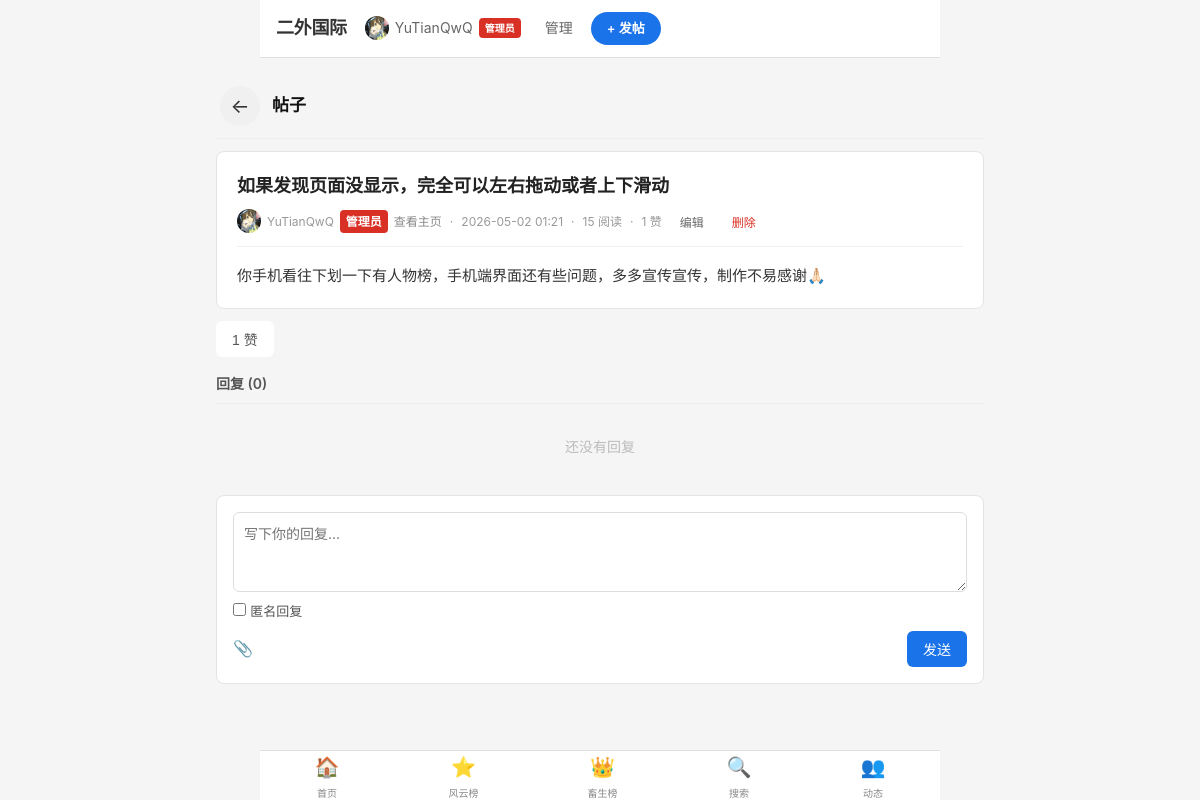
/topic/2 (signed in), run on the app's committed database.
### tables this page shows
CREATE TABLE users (
            id INTEGER PRIMARY KEY AUTOINCREMENT,
            username TEXT UNIQUE NOT NULL,
            nickname TEXT NOT NULL,
            password_hash TEXT NOT NULL,
            avatar TEXT DEFAULT '',
            bio TEXT DEFAULT '',
            is_admin INTEGER DEFAULT 0,
            created_at TEXT DEFAULT (datetime('now'))
        , level INTEGER DEFAULT 0, exp INTEGER DEFAULT 0, is_banned INTEGER DEFAULT 0);

CREATE TABLE topics (
            id INTEGER PRIMARY KEY AUTOINCREMENT,
            title TEXT NOT NULL,
            content TEXT NOT NULL,
            board_id INTEGER NOT NULL,
            user_id INTEGER NOT NULL,
            is_anonymous INTEGER DEFAULT 0,
            view_count INTEGER DEFAULT 0,
            like_count INTEGER DEFAULT 0,
            reply_count INTEGER DEFAULT 0,
            is_pinned INTEGER DEFAULT 0,
            created_at TEXT DEFAULT (datetime('now')),
            updated_at TEXT DEFAULT (datetime('now'))
        );

### app.py (the view)
@app.route('/topic/<int:tid>')
def topic_page(tid):
    user = get_current_user()
    conn = get_db()
    cur = conn.cursor()
    cur.execute("UPDATE topics SET view_count = view_count + 1 WHERE id = ?", (tid,))
    conn.commit()
    topic = cur.execute("""
        SELECT t.*, b.name as board_name, b.color as board_color, b.icon as board_icon,
               b.slug as board_slug, u.nickname as author_nickname, u.avatar as author_avatar, u.is_admin as author_is_admin, u.level as author_level
        FROM topics t
        LEFT JOIN boards b ON t.board_id = b.id
        LEFT JOIN users u ON t.user_id = u.id
        WHERE t.id = ?
    """, (tid,)).fetchone()
    if not topic:
        conn.close()
        return "主题不存在", 404
    replies = cur.execute("""
        SELECT r.*, u.nickname as author_nickname, u.avatar as author_avatar, u.is_admin as author_is_admin, u.level as author_level
        FROM replies r
        LEFT JOIN users u ON r.user_id = u.id
        WHERE r.topic_id = ?
        ORDER BY r.created_at DESC
    """, (tid,)).fetchall()
    liked_topics = []
    liked_replies = []
    if user:
        liked_topics = [r['topic_id'] for r in conn.execute(
            "SELECT topic_id FROM likes WHERE user_id = ? AND topic_id IS NOT NULL", (user['id'],)
        ).fetchall()]
        liked_replies = [r['reply_id'] for r in conn.execute(
            "SELECT reply_id FROM likes WHERE user_id = ? AND reply_id IS NOT NULL", (user['id'],)
        ).fetchall()]
    conn.close()
    return render_template('topic.html', topic=dict(topic), replies=list(replies),
                           user=user, liked_topics=liked_topics, liked_replies=liked_replies)

### app.py (called while the page is built)
def get_db():
    conn = sqlite3.connect(DB_PATH, timeout=30)
    conn.execute("PRAGMA busy_timeout = 30000")
    conn.execute("PRAGMA journal_mode = WAL")
    conn.row_factory = sqlite3.Row
    return conn

def get_current_user():
    user_id = session.get('user_id')
    if not user_id:
        return None
    conn = get_db()
    user = conn.execute("SELECT id, username, nickname, avatar, bio, is_admin, level, exp, created_at FROM users WHERE id = ?", (user_id,)).fetchone()
    conn.close()
    return dict(user) if user else None

@app.context_processor
def inject_user():
    from flask import session, g
    user = get_current_user()
    return dict(user=user)

### templates/topic.html (shortened to what this page needs)
{% extends "base.html" %}
{% block content %}
<div class="nav-bar">
  <a href="/" class="back-btn">←</a>
  <span class="nav-title">帖子</span>
</div>
<div class="topic-detail">
  <h2 id="topicTitle">{{ topic.title }}</h2>
  <div class="topic-meta-bar" style="display:flex;align-items:center;gap:8px;flex-wrap:wrap">
    <span style="display:flex;align-items:center;gap:6px">{% if not topic.is_anonymous %}{{ user_avatar(topic.author_avatar, topic.author_nickname) }}{% endif %}{{ "匿名" if topic.is_anonymous else topic.author_nickname }}{% if not topic.is_anonymous %}{{ level_badge(topic.author_level or 0, 'sm', topic.author_is_admin) }} <a href="/user/{{ topic.user_id }}" style="color:#888;font-size:12px;text-decoration:none">查看主页</a>{% endif %}</span>
    <span>·</span>
    <span>{{ (topic.created_at or '')[:16] }}</span>
    <span>·</span>
    <span>{{ topic.view_count }} 阅读</span>
    <span>·</span>
    <span>{{ topic.like_count }} 赞</span>
    {% if user and (user.id == topic.user_id or user.is_admin) %}
    <button class="btn btn-ghost" style="padding:4px 10px;font-size:12px" onclick="editTopic()">编辑</button>
    <button class="btn btn-ghost" style="padding:4px 10px;font-size:12px;color:#d93025" onclick="deleteTopic()">删除</button>
    {% endif %}
  </div>
  <div class="topic-body" id="topicBody">{{ topic.content }}</div>
</div>
<div style="display:flex;gap:8px;margin-bottom:16px">
  <button id="likeBtn" class="btn like-btn" onclick="likeTopic()">{{ topic.like_count }} 赞</button>
</div>
<div class="replies-section">
  <div class="replies-title">回复 ({{ replies|length }})</div>
{% for r in replies %}
  <div class="reply-item" id="reply-{{ r.id }}">
    <div style="display:flex;align-items:center;justify-content:space-between">
      <div style="display:flex;align-items:center;gap:8px">{% if not r.is_anonymous %}{{ user_avatar(r.author_avatar, r.author_nickname) }}<a href="/user/{{ r.user_id }}" style="color:inherit;text-decoration:none">{{ r.author_nickname or "匿名" }}</a>{{ level_badge(r.author_level or 0, 'xs', r.author_is_admin) }}{% else %}<div style="width:36px;height:36px;border-radius:50%;background:#888;color:#fff;display:flex;align-items:center;justify-content:center;font-size:14px;font-weight:700">匿</div><span style="color:#888">匿名</span>{% endif %}</div>
      <div style="display:flex;align-items:center;gap:8px">
        {% if user and (user.id == r.user_id or user.is_admin) %}
        <button class="btn btn-ghost" style="padding:3px 8px;font-size:11px;color:#d93025" onclick="deleteReply({{ r.id }})">删除</button>
        {% endif %}
        <span class="reply-time">{{ (r.created_at or '')[:16] }}</span>
      </div>
    </div>
    <div class="reply-content" id="reply-content-{{ r.id }}">{{ r.content }}</div>
    {% if r.media_url %}
    <div class="reply-media">
      {% if r.media_type == 'video' %}
      <video src="{{ r.media_url }}" controls style="max-width:160px;max-height:100px;border-radius:6px"></video>
      {% else %}
      <img src="{{ r.media_url }}">
      {% endif %}
    </div>
    {% endif %}
  </div>
{% else %}
  <div class="empty-state" style="padding:20px">还没有回复</div>
{% endfor %}
</div>
{% if user %}
<div class="reply-form">
  <textarea id="replyContent" placeholder="写下你的回复..."></textarea>
  <div style="margin-bottom:8px">
    <input type="checkbox" id="replyAnon" style="accent-color:#1a73e8" onchange="document.getElementById('replyAnonValue').value = this.checked ? '1' : '0'">
    <label for="replyAnon" style="display:inline;font-size:13px;color:#555">匿名回复</label>
  </div>
  <div class="reply-form-actions">
      <label style="font-size:16px;cursor:pointer">
      📎
    </label>
    <button class="btn" id="replySubmitBtn" onclick="postReply()" style="margin-left:auto">发送</button>
  </div>
</div>
{% else %}
<div style="text-align:center;padding:16px;background:#fff;border:1px solid #e4e4e4;border-radius:8px;margin-top:16px">
  <a href="/login">登录</a> 后可回复
</div>
{% endif %}
{% endblock %}

### templates/base.html (shortened to what this page needs)
<!DOCTYPE html>
<html lang="zh">
<head>
<link rel="stylesheet" href="{{ url_for('static', filename='style.css') }}">
{% macro user_avatar(avatar, nickname) %}
{% if avatar %}
<img src="{{ avatar }}" style="width:24px;height:24px;border-radius:50%;object-fit:cover" alt="{{ nickname }}">
{% else %}
<span style="width:24px;height:24px;border-radius:50%;background:#4a90d9;color:#fff;display:inline-flex;align-items:center;justify-content:center;font-size:11px;font-weight:600">{{ nickname[:1] }}</span>
{% endif %}
{% endmacro %}
{% macro level_badge(level, size='xs', is_admin=False) %}
{% if is_admin %}
<span style="display:inline-flex;align-items:center;padding:2px 6px;background:#d93025;color:#fff;font-size:{% if size=='xs' %}10px{% elif size=='sm' %}12px{% else %}14px{% endif %};border-radius:4px;font-weight:600">管理员</span>
{% elif level >= 80 %}
<span style="display:inline-flex;align-items:center;padding:2px 6px;background:#e07a5f;color:#fff;font-size:{% if size=='xs' %}10px{% elif size=='sm' %}12px{% else %}14px{% endif %};border-radius:4px;font-weight:600">大师 Lv{{ level }}</span>
{% elif level >= 60 %}
<span style="display:inline-flex;align-items:center;padding:2px 6px;background:#9b5de5;color:#fff;font-size:{% if size=='xs' %}10px{% elif size=='sm' %}12px{% else %}14px{% endif %};border-radius:4px;font-weight:600">老手 Lv{{ level }}</span>
{% elif level >= 40 %}
<span style="display:inline-flex;align-items:center;padding:2px 6px;background:#457b9d;color:#fff;font-size:{% if size=='xs' %}10px{% elif size=='sm' %}12px{% else %}14px{% endif %};border-radius:4px;font-weight:600">进阶 Lv{{ level }}</span>
{% elif level >= 20 %}
<span style="display:inline-flex;align-items:center;padding:2px 6px;background:#2a9d8f;color:#fff;font-size:{% if size=='xs' %}10px{% elif size=='sm' %}12px{% else %}14px{% endif %};border-radius:4px;font-weight:600">新人 Lv{{ level }}</span>
{% elif level >= 10 %}
<span style="display:inline-flex;align-items:center;padding:2px 6px;background:#f4a261;color:#fff;font-size:{% if size=='xs' %}10px{% elif size=='sm' %}12px{% else %}14px{% endif %};border-radius:4px;font-weight:600">新手 Lv{{ level }}</span>
{% else %}
<span style="display:inline-flex;align-items:center;padding:2px 6px;background:#888;color:#fff;font-size:{% if size=='xs' %}10px{% elif size=='sm' %}12px{% else %}14px{% endif %};border-radius:4px;font-weight:600">路人 Lv{{ level }}</span>
{% endif %}
{% endmacro %}
</head>
<body>
<nav class="navbar">
  <a href="/" class="navbar-brand">二外国际</a>
  <div class="navbar-links">
    {% if user %}
      <a href="/user/{{ user.id }}" class="navbar-link" style="display:flex;align-items:center;gap:6px">{{ user_avatar(user.avatar, user.nickname) }}<span>{{ user.nickname }}</span>{{ level_badge(user.level or 0, 'xs', user.is_admin) }}</a>
      {% if user.is_admin %}
      <a href="/admin" class="navbar-link">管理</a>
      {% endif %}
    {% else %}
      <a href="/login" class="navbar-link">登录</a>
      <a href="/register" class="navbar-link">注册</a>
    {% endif %}
  </div>
  {% if user %}
  <a href="/new/daily" class="navbar-post-btn">+ 发帖</a>
  {% endif %}
</nav>
<div class="container">
  {% block content %}{% endblock %}
</div>
<div class="bottom-nav">
  <a href="/" class="{% if request.path == '/' %}active{% endif %}">
    <span class="nav-icon">🏠</span>
    <span>首页</span>
  </a>
  <a href="/famous" class="{% if request.path == '/famous' %}active{% endif %}">
    <span class="nav-icon">⭐</span>
    <span>风云榜</span>
  </a>
  <a href="/chef" class="{% if request.path == '/chef' %}active{% endif %}">
    <span class="nav-icon">👑</span>
    <span>畜生榜</span>
  </a>
  <a href="/search" class="{% if request.path == '/search' %}active{% endif %}">
    <span class="nav-icon">🔍</span>
    <span>搜索</span>
  </a>
  {% if user %}
  <a href="/following" class="{% if request.path == '/following' %}active{% endif %}">
    <span class="nav-icon">👥</span>
    <span>动态</span>
  </a>
  {% endif %}
</div>
</body>
</html>

### static/style.css (style rules this page uses)
*, *::before, *::after { box-sizing: border-box; margin: 0; padding: 0; }
body { font-family: -apple-system, BlinkMacSystemFont, 'Segoe UI', sans-serif; background: #fafafa; color: #222; font-size: 15px; line-height: 1.6; }
a { color: #1a73e8; text-decoration: none; }
img { max-width: 100%; }
.container { max-width: 680px; margin: 0 auto; padding: 0 16px 100px; }
.navbar { display: flex; align-items: center; gap: 10px; padding: 12px 16px; background: #fff; border-bottom: 1px solid #eee; position: sticky; top: 0; z-index: 100; max-width: 680px; margin: 0 auto; }
.navbar-brand { font-size: 17px; font-weight: 800; color: #111; text-decoration: none; white-space: nowrap; letter-spacing: -0.3px; flex-shrink: 0; }
.navbar-post-btn { background: #1a73e8; color: #fff !important; border-radius: 20px; padding: 7px 14px; font-size: 13px; font-weight: 600; text-decoration: none; display: inline-block; }
.navbar-link { font-size: 13px; color: #555; text-decoration: none; padding: 4px 6px; }
.empty-state { text-align: center; padding: 60px 20px; color: #bbb; font-size: 14px; }
.btn { display: inline-block; padding: 8px 16px; background: #1a73e8; color: #fff; border-radius: 6px; font-size: 14px; cursor: pointer; border: none; text-decoration: none; }
.btn-ghost { background: #f0f0f0; color: #333; }
.topic-detail { background: #fff; border: 1px solid #e4e4e4; border-radius: 8px; padding: 20px; margin-bottom: 12px; }
.topic-detail h2 { font-size: 18px; font-weight: 700; margin-bottom: 8px; }
.topic-meta-bar { font-size: 12px; color: #999; margin-bottom: 16px; padding-bottom: 12px; border-bottom: 1px solid #f0f0f0; }
.topic-body { font-size: 15px; line-height: 1.7; color: #333; white-space: pre-wrap; word-break: break-word; }
.replies-section { margin-top: 16px; }
.replies-title { font-size: 14px; font-weight: 600; color: #555; margin-bottom: 12px; padding-bottom: 8px; border-bottom: 1px solid #eee; }
.reply-form { background: #fff; border: 1px solid #e4e4e4; border-radius: 8px; padding: 16px; margin-top: 16px; }
.reply-form textarea { width: 100%; border: 1px solid #ddd; border-radius: 6px; padding: 10px; font-size: 14px; resize: vertical; min-height: 80px; outline: none; font-family: inherit; }
.reply-form-actions { display: flex; align-items: center; gap: 8px; margin-top: 8px; }
.empty-state { text-align: center; padding: 40px 20px; color: #bbb; font-size: 14px; }
.like-btn { padding: 5px 12px; font-size: 13px; border-radius: 6px; border: 1px solid #ddd; background: #fff; color: #555; cursor: pointer; }
.bottom-nav { display: flex; position: fixed; bottom: 0; left: 0; right: 0; background: #fff; border-top: 1px solid #eee; z-index: 150; max-width: 680px; margin: 0 auto; padding-bottom: env(safe-area-inset-bottom); }
@media (min-width: 480px) { .container { padding: 0 20px 100px; } }
@media (min-width: 480px) { .navbar { padding: 12px 20px; } }
.nav-bar { display: flex; align-items: center; gap: 12px; padding: 12px 4px; border-bottom: 1px solid #eee; margin-bottom: 12px; }
.back-btn { display: inline-flex; align-items: center; justify-content: center; width: 40px; height: 40px; background: #f0f0f0; border-radius: 50%; font-size: 20px; color: #333; text-decoration: none; flex-shrink: 0; transition: background 0.15s; }
.nav-title { font-size: 17px; font-weight: 700; color: #111; }
@media (min-width: 640px) { body { font-size: 15px; } }

### data on the page
users: avatar (picture), nickname "YuTianQwQ"
topics: title "如果发现页面没显示，完全可以左右拖动或者上下滑动", is_anonymous.nickname "YuTianQwQ", created_at "2026-05-02 01:21", view_count "15", like_count "1", content "你手机看往下划一下有人物榜，手机端界面还有些问题，多多宣传宣传，制作不易感谢🙏🏻"

### other printed values
{{ replies|length }} "0"
